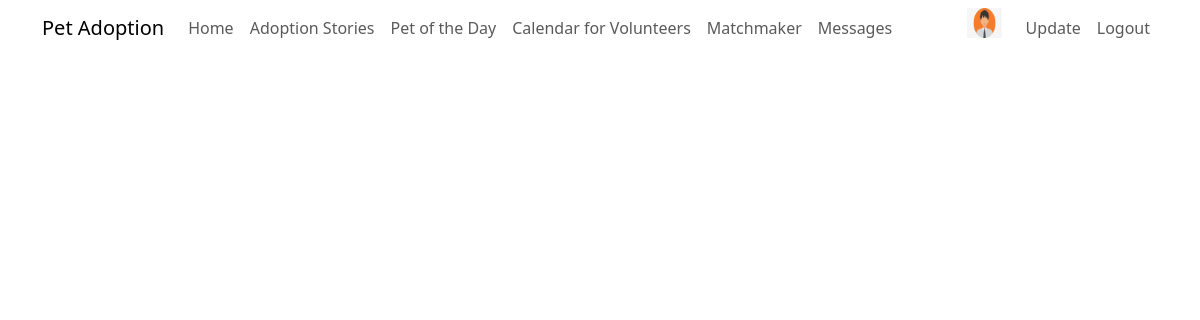
The page /messages.php (signed in) on the database as committed earlier.
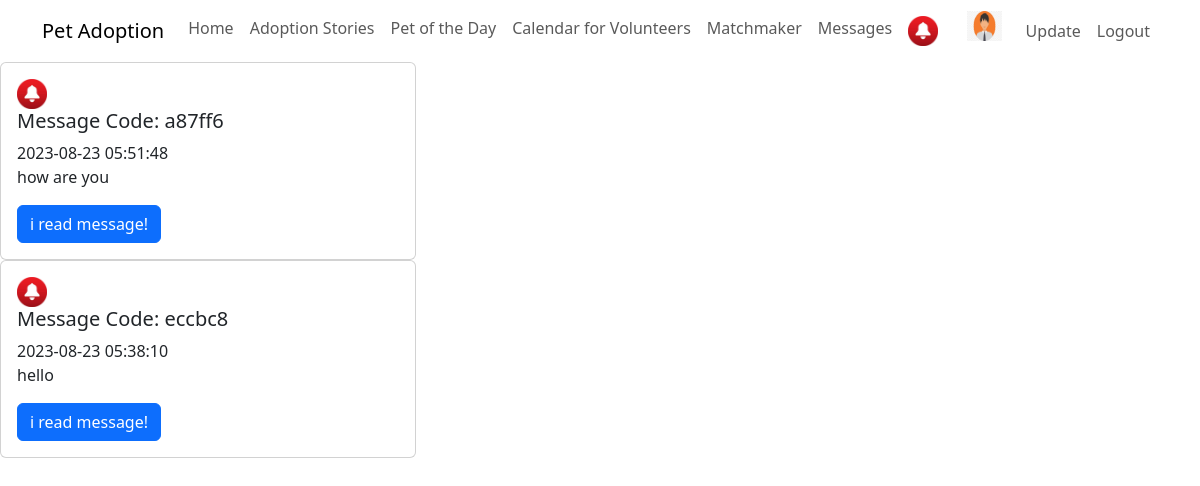
The same page on the database as committed later.
### tables this page shows
CREATE TABLE `users` (
  `id` int(11) NOT NULL,
  `username` varchar(255) NOT NULL,
  `password` varchar(255) NOT NULL,
  `email` varchar(255) NOT NULL,
  `registration_date` date DEFAULT curdate(),
  `pictures` varchar(255) DEFAULT NULL,
  `role` enum('user','admin') DEFAULT 'user',
  `is_approved` tinyint(1) NOT NULL DEFAULT 0,
  `user_type` enum('individual','shelter','agency') DEFAULT 'individual'
);

CREATE TABLE `messages` (
  `id` int(11) NOT NULL,
  `sender_id` int(11) DEFAULT NULL,
  `receiver_id` int(11) DEFAULT NULL,
  `content` text DEFAULT NULL,
  `read_flag` enum('false','true') NOT NULL DEFAULT 'false',
  `timestamp` datetime DEFAULT current_timestamp()
);

### public/functions.php (called while the page is built, shortened)
<?php
function retreive_form_database($connection ,$sql) {
    $result = mysqli_query($connection , $sql);
    $row = mysqli_fetch_assoc($result);
    if (mysqli_num_rows($result) > 0) {
        return $row;
    }
    return false;
}
?>

### messages.php (the view, shortened to what this page needs)
<?php
require_once 'db_connect.php';
require_once "public/functions.php";
$userId = intval($_SESSION["user"]);
$sql = "SELECT * FROM users WHERE id = $userId";
$result = mysqli_query($connection, $sql);
$userRow = mysqli_fetch_assoc($result);
$sql1 = "SELECT * FROM messages where receiver_id=".$_SESSION['user']." order by id desc";
$result = mysqli_query($connection ,$sql1);
$layer="";
$layer.="<div>";
if(mysqli_num_rows($result) > 0){
    while($rows = mysqli_fetch_assoc($result)){
        $layer.="
            <div class='card' style='width: 26rem;'>
            <div class='card-body'>";
            if ($rows['read_flag'] == 'false') {
                $layer.="<img src='public/images/web_images/notification.png'  width='30' height='30'>";
            }
            $layer.="<h5 class='card-title'>Message Code: ".substr(hash('md5',$rows['id']),0,6)."</h5>
            <p class='card-text'>
            {$rows['timestamp']}
            <br>
            {$rows['content']}
            </p>";
            if ($rows['read_flag'] == 'false') {
                $layer.="<a href='messages.php?id={$rows['id']}&msg=read' class='btn btn-primary'>i read message!</a>";
            }
            else {
                $layer.="<h5 class='text-success'>message has read!</h5>";
            }
        $layer.="</div>
            </div>";
    }
}
$layer.="</div>";
?>
<!DOCTYPE html>
<html lang="en">
<head>
    <link href="https://cdn.jsdelivr.net/npm/bootstrap@5.3.1/dist/css/bootstrap.min.css" rel="stylesheet">
    <link rel="stylesheet" href="Public/components/css/main.css">
</head>
<body>
<?php
require_once "navbar.php";
?>
    <?=$layer ?>
</body>
</html>

### navbar.php (shortened to what this page needs)
<nav class="navbar navbar-expand-lg navbar-light">
    <div class="container">
        <a class="navbar-brand" href="#">Pet Adoption</a>
        <div class="collapse navbar-collapse" id="navbarNav">
            <ul class="navbar-nav ml-auto">
                <li class="nav-item active">
                    <a class="nav-link" href="home.php">Home</a>
                </li>
                <li class="nav-item">
                    <a class="nav-link" href="adoption_stories/adoption_stories.php">Adoption Stories</a>
                </li>
                <li class="nav-item">
                    <a class="nav-link" href="#">Pet of the Day</a>
                </li>
                <li class="nav-item">
                    <a class="nav-link" href="calendar/calendar.php">Calendar for Volunteers</a>
                </li>
                <li class="nav-item">
                    <a class="nav-link" href="matchmaker/matchmaker.html">Matchmaker</a>
                </li>
                <li class="nav-item">
                    <a class="nav-link" href="messages.php">Messages</a>
                </li>
                <?php
                $sql = "SELECT read_flag FROM messages where read_flag='false' and receiver_id=".$_SESSION['user'];
                $result = retreive_form_database($connection ,$sql);
                if ($result) {
                ?>
                <li class="nav-item">
                    <a class="nav-link" href="messages.php">
                        <img src="public/images/web_images/notification.png" alt="" width="30" height="30">
                    </a>
                </li>
                <?php
                }
                ?>
            </ul>
            <ul class="navbar-nav ms-auto">
            <a class="nav-item me-3" href="#">
                <img src="public/images/user_images/<?= $userRow["pictures"] ?>" alt="user pic" width="35" height="30">
            </a>
                    <li class="nav-item">
                        <a class="nav-link font-weight-bold" href="user_auth/update.php?id=<?= $userRow["id"] ?>">Update</a>
                    </li>
                    <li class="nav-item">
                        <a class="nav-link font-weight-bold" href="user_auth/logout.php?logout">Logout</a>
                    </li>
                </ul>
        </div>
    </div>
</nav>

Rows that differ between the two databases and show on the page:
added messages: id "a87ff6", timestamp "2023-08-23 05:51:48", content "how are you"
added messages: id "eccbc8", timestamp "2023-08-23 05:38:10", content "hello"
